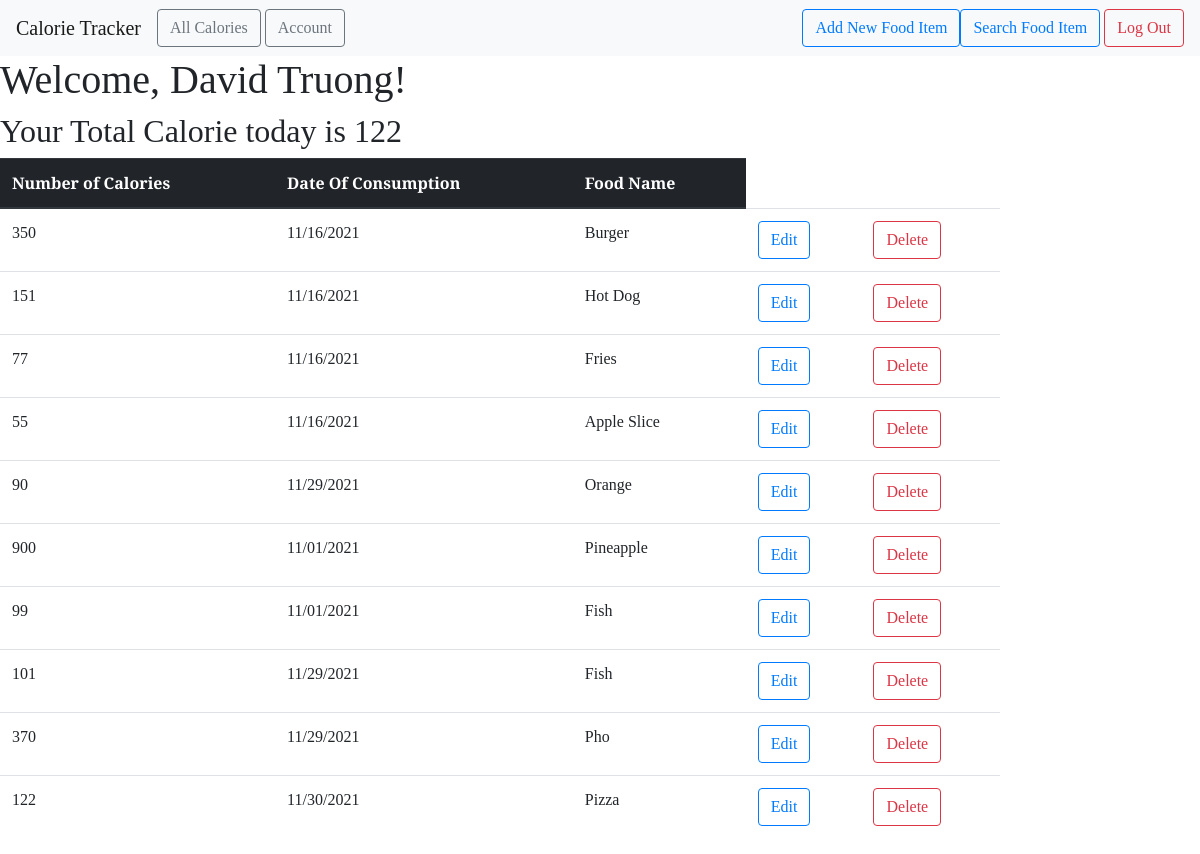
Page /all (signed in) on the earlier database version.
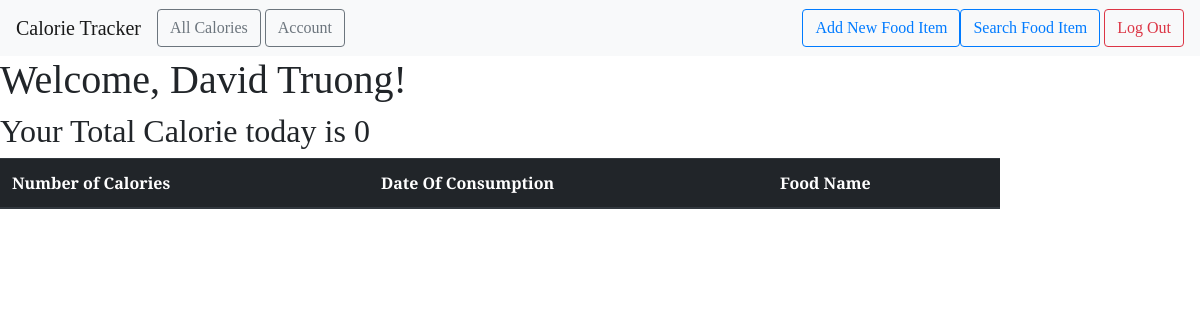
Same page on the later database version.
### food_website/models.py (models this page shows)
class User(db.Model, UserMixin):
    id = db.Column(db.Integer, primary_key=True)
    email = db.Column(db.String(100), unique=True)
    password = db.Column(db.String(100))
    name = db.Column(db.String(1000))
    foods = db.relationship('FoodItem', backref='author', lazy=True)

class FoodItem(db.Model):
    id = db.Column(db.Integer, primary_key=True)
    food_name = db.Column(db.Text, nullable=False)
    date_posted = db.Column(db.DateTime, nullable=False,
                            default=datetime.utcnow)
    calorie = db.Column(db.Integer, nullable=False)
    user_id = db.Column(db.Integer, db.ForeignKey('user.id'), nullable=False)

### food_website/main.py (the view)
@main.route("/all")
@login_required
def user_fooditems():
    user = User.query.filter_by(email=current_user.email).first_or_404()
    foods = user.foods
    totalCalorie = 0
    my_date = datetime.now(pytz.timezone('US/Pacific'))
    my_datetime = datetime(my_date.year, my_date.month, my_date.day)
    for food in foods:
        if my_datetime.date() == food.date_posted.date():
            totalCalorie = totalCalorie + food.calorie
    return render_template('all_fooditems.html', foods=foods, user=user, totalCalorie=totalCalorie)

### food_website/__init__.py (called while the page is built)
def create_app():
    app = Flask(__name__)
    app.config['SECRET_KEY'] = 'out-secret-key-goes-here'
    app.config['SQLALCHEMY_DATABASE_URI'] = 'sqlite:///db.sqlite'
    db.init_app(app)
    login_manager = LoginManager()
    login_manager.login_view = 'auth.login'
    login_manager.init_app(app)
    from .models import User
    create_database(app)
    @login_manager.user_loader
    def load_user(user_id):
        return User.query.get(int(user_id))
    from .auth import auth as auth_blueprint
    app.register_blueprint(auth_blueprint)
    from .main import main as main_blueprint
    app.register_blueprint(main_blueprint)
    return app

### food_website/templates/all_fooditems.html
{% extends "base.html" %} {% block head %} {{ super() }}
<link
  rel="stylesheet"
  href="{{ url_for('static', filename= 'extended_beauty.css') }}"
/>
{% endblock %} {% block content %}
<h1>
  Welcome, {{ user.name }}!
</h1>
<h2>
  Your Total Calorie today is {{ totalCalorie }}
</h2>
<div>
  <table class="table table-hover" style="width: 1000px;">
    <thead class="thead-dark">
      <tr>
        <th scope="col">Number of Calories</th>
        <th scope="col">Date Of Consumption</th>
        <th scope="col">Food Name</th>
      </tr>
    </thead>
    <tbody>
      {% for food in foods %}
      <tr>
        <td>{{ food.calorie }}</td>
        <td>{{ food.date_posted.strftime('%m/%d/%Y') }}</td>
        <td>{{ food.food_name }}</td>
        <td>
          <a
            href="{{ url_for('main.update_fooditem', food_id=food.id) }}"
            class="btn btn-outline-primary"
            role="button"
          >
            Edit
          </a>
        </td>
        <td>
          <a
            href="{{ url_for('main.delete_fooditem', food_id=food.id) }}"
            class="btn btn-outline-danger"
            role="button"
          >
            Delete
          </a>
        </td>
      </tr>
      {% endfor %}
    </tbody>
  </table>
</div>
{% endblock %}

### food_website/templates/base.html (shortened to what this page needs)
<!DOCTYPE html>
<html lang="en">
  <head>
    {% block head %}
    <link
      rel="stylesheet"
      href="{{ url_for('static', filename= 'beauty.css') }}"
    />
    <link
      rel="stylesheet"
      href="https://maxcdn.bootstrapcdn.com/bootstrap/4.0.0/css/bootstrap.min.css"
    />
    {% endblock %}
  </head>
  <body>
    <nav class="navbar navbar-expand-lg navbar-light bg-light">
      <a class="navbar-brand" href="{{ url_for('main.index') }}"
        >Calorie Tracker</a
      >
      <div class="collapse navbar-collapse" id="navbarSupportedContent">
        <ul class="navbar-nav mr-auto">
          <li class="nav-item active">
            <a
              href="{{ url_for('main.user_fooditems') }}"
              class="btn btn-outline-secondary"
              role="button"
              >All Calories</a
            >
          </li>
          <li class="nav-item">
            <a
              href="{{ url_for('main.profile') }}"
              class="btn btn-outline-secondary"
              role="button"
              style="margin-left: 4px;"
              >Account</a
            >
          </li>
        </ul>
        <form class="form-inline my-2 my-lg-0">
          {% if current_user.is_authenticated %}
          <a
            href="{{ url_for('main.new_fooditem') }}"
            class="btn btn-outline-primary"
            role="button"
            >Add New Food Item</a
          >
          <a
            href="{{ url_for('main.search') }}"
            class="btn btn-outline-primary"
            role="button"
            >Search Food Item</a
          >
          {% endif %}  {% if current_user.is_authenticated %}
          <a
            href="{{ url_for('auth.logout') }}"
            class="btn btn-outline-danger"
            role="button"
            style="margin-left: 4px;"
            >Log Out</a
          >
          {% endif %}
        </form>
      </div>
    </nav>
    {% block content %} {% endblock %}
  </body>
</html>

### food_website/static/beauty.css (style rules this page uses)
* { font-family: "Arvo", serif; }

### food_website/static/extended_beauty.css (style rules this page uses)
h1, h2, h4, p { font-family: "Arvo", serif; }

Differences in the rows shown:
removed FoodItem: calorie "350", date_posted "11/16/2021", food_name "Burger"
removed FoodItem: calorie "151", date_posted "11/16/2021", food_name "Hot Dog"
removed FoodItem: calorie "77", date_posted "11/16/2021", food_name "Fries"
removed FoodItem: calorie "55", date_posted "11/16/2021", food_name "Apple Slice"
removed FoodItem: calorie "90", date_posted "11/29/2021", food_name "Orange"
removed FoodItem: calorie "900", date_posted "11/01/2021", food_name "Pineapple"
removed FoodItem: calorie "99", date_posted "11/01/2021", food_name "Fish"
removed FoodItem: calorie "101", date_posted "11/29/2021", food_name "Fish"
removed FoodItem: calorie "370", date_posted "11/29/2021", food_name "Pho"
removed FoodItem: calorie "122", date_posted "11/30/2021", food_name "Pizza"
Other differences:
{{ totalCalorie }}: "122" → "0"
